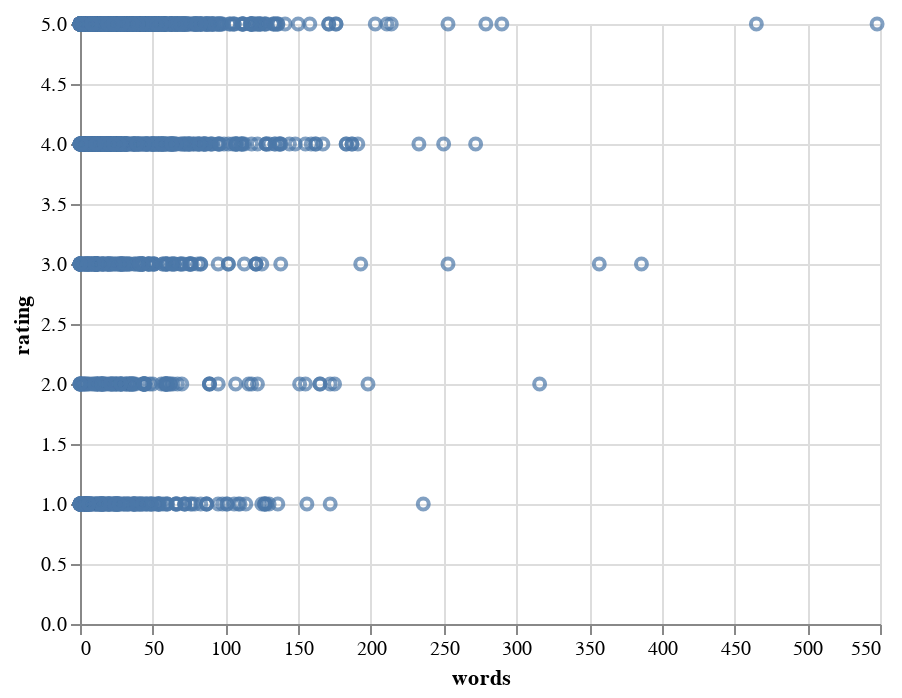

Notebook code cell kept with this figure:
### Code cell
alt.Chart(data).mark_point().encode(x='words', y='rating')

### Figure 1 — Vega-Lite specification as saved in the notebook (floating-point values rounded to 4 significant figures; data arrays with more than 128 entries replaced by an {"elided": "..."} marker saying what was removed)
{"config": {"view": {"continuousWidth": 400, "continuousHeight": 300}}, "data": {"name": "data-f3bcba8bfb2792c6f8472fdf1488e706"}, "mark": "point", "encoding": {"x": {"type": "quantitative", "field": "words"}, "y": {"type": "quantitative", "field": "rating"}}, "$schema": "https://vega.github.io/schema/vega-lite/v4.8.1.json", "datasets": {"data-f3bcba8bfb2792c6f8472fdf1488e706": {"elided": "3150 records"}}}
